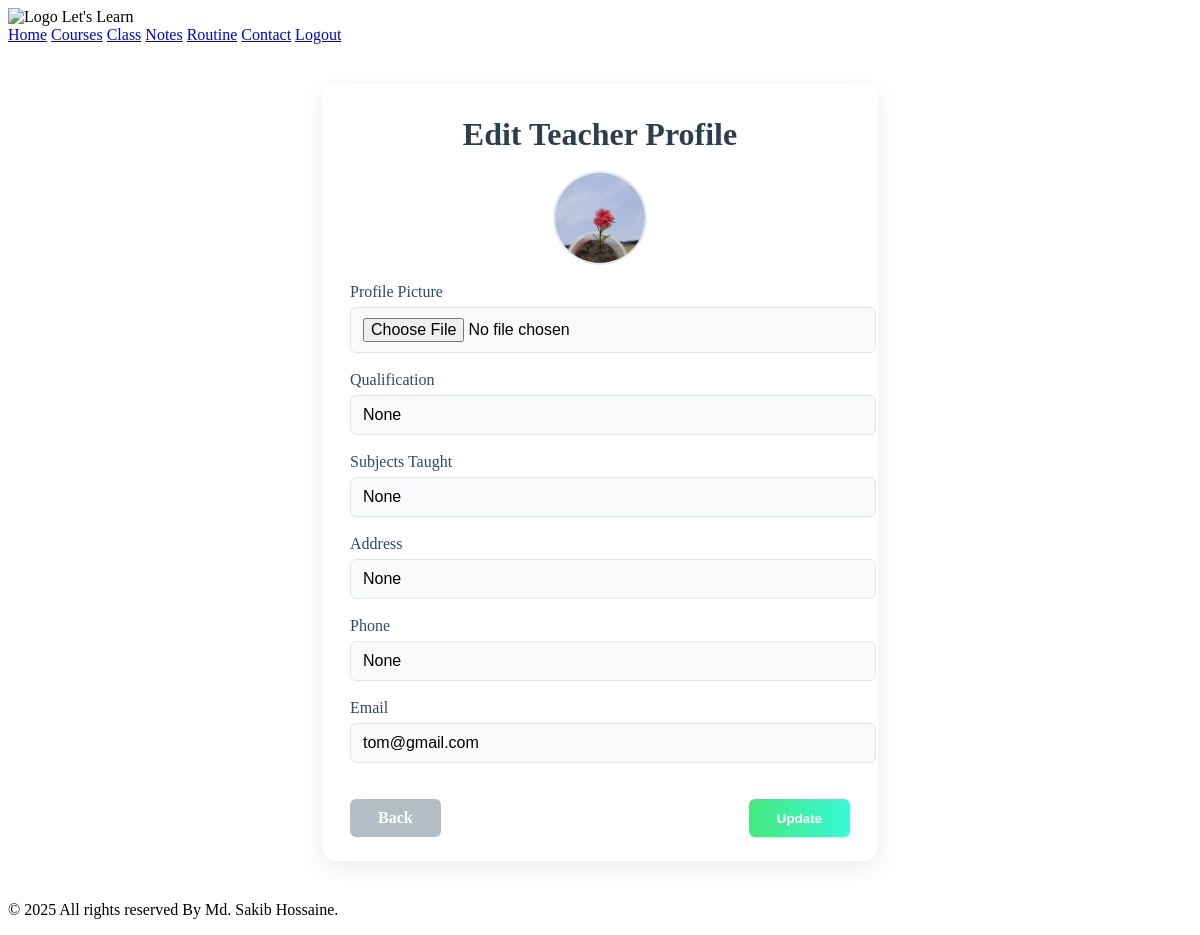
Screenshot of /teacher-profile/edit/ (signed in) with the database file from the repository.
### users/models.py (models this page shows, shortened)
class CustomUser(AbstractBaseUser, PermissionsMixin):
    USER_TYPE_CHOICES = (
        ('student', 'Student'),
        ('teacher', 'Teacher'),
    )
    profile_picture = models.ImageField(upload_to='profile_pics/', blank=True, null=True)
    email = models.EmailField(unique=True)
    username = models.CharField(max_length=150)
    user_type = models.CharField(max_length=10, choices=USER_TYPE_CHOICES)
    is_active = models.BooleanField(default=True)
    is_staff = models.BooleanField(default=False)
    class_name = models.CharField(max_length=100, blank=True, null=True)
    school_name = models.CharField(max_length=255, blank=True, null=True)
    address = models.CharField(max_length=255, blank=True, null=True)
    parent_phone = models.CharField(max_length=20, blank=True, null=True)
    qualification = models.CharField(max_length=255, blank=True, null=True)
    subjects_taught = models.CharField(max_length=255, blank=True, null=True)
    phone_number = models.CharField(max_length=20, blank=True, null=True)
    objects = CustomUserManager()
    USERNAME_FIELD = 'email'
    REQUIRED_FIELDS = ['username', 'user_type']

### users/views.py (the view, shortened to what this page needs)
# urls.py: path('teacher-profile/edit/', views.edit_teacher_profile, name='edit_teacher_profile'),
@login_required
def edit_teacher_profile(request):
    teacher = request.user
    return render(request, 'users/edit_teacher_profile.html', {'teacher': teacher})

### templates/users/edit_teacher_profile.html (shortened to what this page needs)
{% extends 'base.html' %}
{% load static %}
{% block content %}
<div class="edit-profile-container">
    <div class="edit-profile-title">Edit Teacher Profile</div>
    <form method="post" enctype="multipart/form-data" class="edit-profile-form">
        {% if teacher.profile_picture %}
            <img src="{{ teacher.profile_picture.url }}" alt="Profile Picture" class="profile-pic-preview">
        {% else %}
            <img src="{% static 'images/default-profile.png' %}" alt="Profile Picture" class="profile-pic-preview">
        {% endif %}
        <label for="profile_picture">Profile Picture</label>
        <input type="file" name="profile_picture" id="profile_picture" accept="image/*">
        <label for="qualification">Qualification</label>
        <input type="text" name="qualification" id="qualification" value="{{ teacher.qualification }}" required>
        <label for="subjects_taught">Subjects Taught</label>
        <input type="text" name="subjects_taught" id="subjects_taught" value="{{ teacher.subjects_taught }}" required>
        <label for="address">Address</label>
        <input type="text" name="address" id="address" value="{{ teacher.address }}" required>
        <label for="phone_number">Phone</label>
        <input type="text" name="phone_number" id="phone_number" value="{{ teacher.phone_number }}" required>
        <label for="email">Email</label>
        <input type="email" name="email" id="email" value="{{ teacher.email }}" required>
        <div class="edit-profile-actions">
            <a href="{% url 'users:teacher_profile' %}" class="btn-back">Back</a>
            <button type="submit" class="btn-update">Update</button>
        </div>
    </form>
</div>
{% endblock %}

### templates/users/edit_teacher_profile.html (style rules this page uses)
.edit-profile-container { max-width: 500px; margin: 40px auto; background: #fff; border-radius: 14px; box-shadow: 0 6px 24px rgba(44, 62, 80, 0.10); padding: 32px 28px 24px 28px; }
.edit-profile-title { font-size: 2rem; font-weight: 700; color: #2c3e50; margin-bottom: 18px; text-align: center; }
.edit-profile-form label { font-weight: 500; color: #34495e; margin-bottom: 6px; display: block; }
.edit-profile-form input[type="text"], .edit-profile-form input[type="email"], .edit-profile-form input[type="file"] { width: 100%; padding: 10px 12px; margin-bottom: 18px; border: 1px solid #dfe6e9; border-radius: 6px; font-size: 1rem; background: #f8fafc; transition: border 0.2s; }
.profile-pic-preview { display: block; margin: 0 auto 18px auto; width: 90px; height: 90px; object-fit: cover; border-radius: 50%; border: 2px solid #e1eaf2; background: #f4f8fb; }
.edit-profile-actions { display: flex; justify-content: space-between; margin-top: 18px; }
.btn-back { background: #b2bec3; color: #fff; border: none; padding: 10px 28px; border-radius: 6px; font-weight: 600; cursor: pointer; transition: background 0.2s; text-decoration: none; }
.btn-update { background: linear-gradient(90deg, #43e97b 0%, #38f9d7 100%); color: #fff; border: none; padding: 10px 28px; border-radius: 6px; font-weight: 600; cursor: pointer; transition: background 0.2s; }

### rows the page displays
CustomUser: profile_picture (picture), qualification "None", subjects_taught "None", address "None", phone_number "None", email "tom@gmail.com"
